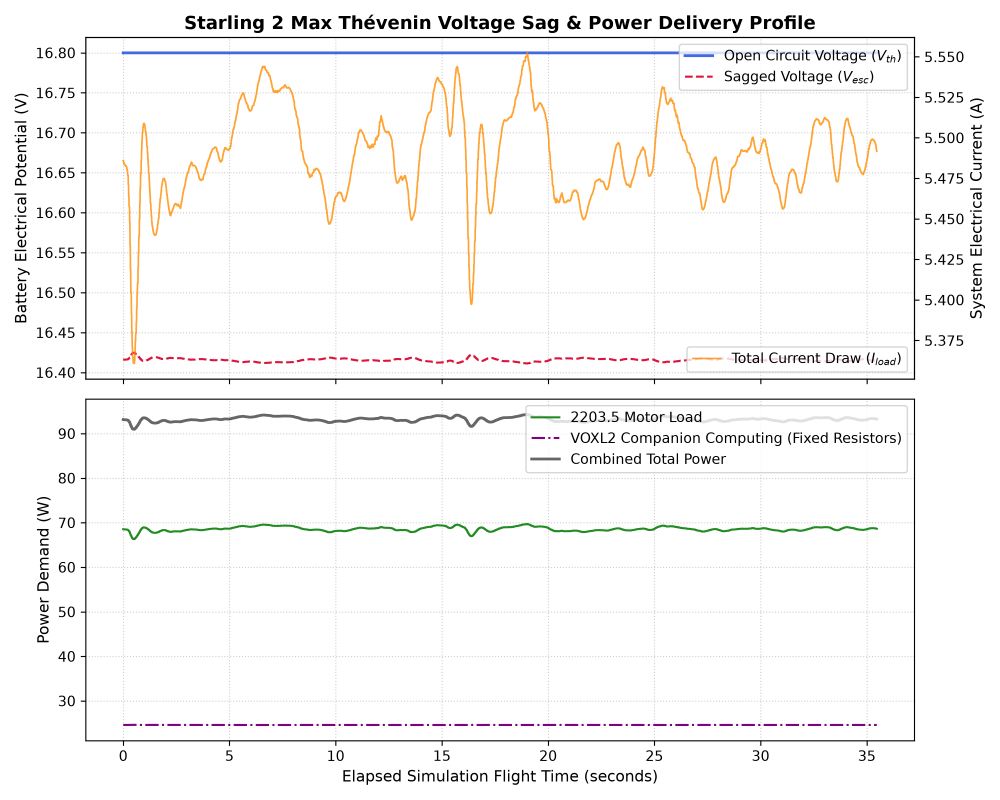
#> input picture Battery/battery_flight_analysis.png, 3000 x 2400 px (shown at 1/3 size)
$ python run_on_video.py ../../Battery/battery_flight_analysis.png
#> lines starting #> are read from the running program, lines starting #| are printed output that depends on the picture; after the words box and inside, x2 and y2 are one past the last pixel; in counts of white or black regions, pixels touching at a corner belong together
### vision/gate_cnn/nn_numpy.py
"""A small convolutional neural network written in plain NumPy.

Why NumPy? It trains in minutes on a laptop CPU, needs no GPU or PyTorch install,
and runs on the drone's companion computer with nothing but numpy. The layer math
is the same as torch.nn.Conv2d, so porting to PyTorch later is straightforward.

Layout is NHWC: (batch, height, width, channels).

Architecture (input 80 x 128 RGB, output 20 x 32 x 4 heatmaps):
    conv 3x3 stride 2   3 -> 16     80x128 -> 40x64
    conv 3x3 stride 2  16 -> 32     40x64  -> 20x32
    conv 3x3           32 -> 32
    conv 3x3 dil 2     32 -> 48     (dilation widens the view without shrinking the map)
    conv 3x3 dil 4     48 -> 48
    conv 1x1           48 -> 4      one heatmap per corner: TL, TR, BR, BL
Every conv except the last is followed by ReLU. ~60k parameters.
"""
import numpy as np

ARCH = [  # (in, out, kernel, stride, dilation, relu)
    (3, 16, 3, 2, 1, True),
    (16, 32, 3, 2, 1, True),
    (32, 32, 3, 1, 1, True),
    (32, 48, 3, 1, 2, True),
    (48, 48, 3, 1, 4, True),
    (48, 4, 1, 1, 1, False),
]


class Conv:
    def __init__(self, cin, cout, k, s, d, relu, rng):
        self.cin, self.cout, self.k, self.s, self.d, self.relu = cin, cout, k, s, d, relu
        self.p = d * (k - 1) // 2
        fan_in = cin * k * k
        self.W = (rng.standard_normal((k * k * cin, cout)) * np.sqrt(2 / fan_in)).astype(np.float32)
        self.b = np.zeros(cout, np.float32)

    def _shape(self, H, W):
        Ho = (H + 2 * self.p - self.d * (self.k - 1) - 1) // self.s + 1
        Wo = (W + 2 * self.p - self.d * (self.k - 1) - 1) // self.s + 1
        return Ho, Wo

    def forward(self, x, train=False):
        N, H, W, C = x.shape
        Ho, Wo = self._shape(H, W)
        k, s, d, p = self.k, self.s, self.d, self.p
        xp = np.pad(x, ((0, 0), (p, p), (p, p), (0, 0))) if p else x
        if k == 1:
            cols = xp[:, ::s, ::s, :].reshape(-1, C)
        else:
            cols = np.stack([xp[:, i * d:i * d + s * (Ho - 1) + 1:s, j * d:j * d + s * (Wo - 1) + 1:s, :]
                             for i in range(k) for j in range(k)], axis=3).reshape(-1, k * k * C)
        out = (cols @ self.W + self.b).reshape(N, Ho, Wo, self.cout)
        if self.relu:
            out = np.maximum(out, 0)
        if train:
            self.cache = (cols, xp.shape, out, (N, H, W, C, Ho, Wo))
        return out

    # [19 lines left out: function backward, not called in this run]


class GateNet:
    MEAN = np.array([40, 20, 40], np.float32)   # rough BGR mean of gate frames
    STD = 60.0

    def __init__(self, seed=0):
        rng = np.random.default_rng(seed)
        self.layers = [Conv(*a, rng) for a in ARCH]

    def preprocess(self, bgr_uint8_batch):
        return (bgr_uint8_batch.astype(np.float32) - self.MEAN) / self.STD

    def forward(self, x, train=False):
        for L in self.layers:
            x = L.forward(x, train)
        return x  # logits, (N, 20, 32, 4)

    def backward(self, g):
        for L in reversed(self.layers):
            g = L.backward(g)

    # [4 lines left out: function params, not called in this run]

    def n_params(self):
        return sum(getattr(L, n).size for L, n in self.params())

    def save(self, path):
        np.savez(path, **{f"{i}_{n}": getattr(L, n) for i, L in enumerate(self.layers) for n in ("W", "b")})

    @classmethod
    def load(cls, path):
        net = cls()
        z = np.load(path)
        for i, L in enumerate(net.layers):
            L.W, L.b = z[f"{i}_W"], z[f"{i}_b"]
        return net


class Adam:
    def __init__(self, net, lr=2e-3, b1=0.9, b2=0.999, wd=1e-5):
        self.net, self.lr, self.b1, self.b2, self.wd, self.t = net, lr, b1, b2, wd, 0
        self.state = {}

    # [12 lines left out: function step, not called in this run]


# ------------------------------------------------------------------ heatmap loss

def spatial_softmax(logits):
    """logits (N, h, w, 4) -> probabilities normalised over h*w for each corner."""
    N, h, w, K = logits.shape
    z = logits.reshape(N, h * w, K)
    z = z - z.max(1, keepdims=True)
    e = np.exp(z)
    return (e / e.sum(1, keepdims=True)).reshape(N, h, w, K)


# [9 lines left out: function heatmap_loss, not called in this run]

### vision/gate_cnn/detector.py
"""Gate detection API: drop this into the Isaac vision loop.

    from detector import GateCNN, estimate_pose
    cnn = GateCNN("gate_cnn.npz")
    corners, conf = cnn.detect(frame_bgr)          # 4 x 2 pixels (TL, TR, BR, BL), 4 confidences
    if conf.min() > 0.3:
        ok, t_cam, R_cam = estimate_pose(corners, K)  # gate centre in camera frame (metres)

`corners` come back in the pixel coordinates of whatever frame you pass in, at any
resolution, as long as its aspect ratio is about 60:36 (5:3). Pass K for that resolution.
The output plugs into the same PnP step the colour detector feeds today.
"""
import cv2
import numpy as np

import config as C
from nn_numpy import GateNet, spatial_softmax
from train import cell_to_img


class GateCNN:
    def __init__(self, weights="gate_cnn.npz"):
        self.net = GateNet.load(weights)

    def detect_batch(self, frames_bgr):
        """frames: list of BGR images. Returns corners (N,4,2) and confidence (N,4)."""
        h0, w0 = frames_bgr[0].shape[:2]
        x = np.stack([cv2.resize(f, (C.NET_W, C.NET_H), interpolation=cv2.INTER_AREA) for f in frames_bgr])
        p = spatial_softmax(self.net.forward(self.net.preprocess(x)))     # (N, 20, 32, 4)
        N, hh, hw, K = p.shape
        corners = np.zeros((N, K, 2))
        conf = np.zeros((N, K))
        for n in range(N):
            for k in range(K):
                pk = p[n, :, :, k]
                cy, cx = np.unravel_index(np.argmax(pk), pk.shape)
                y0, y1, x0, x1 = max(cy - 1, 0), min(cy + 2, hh), max(cx - 1, 0), min(cx + 2, hw)
                win = pk[y0:y1, x0:x1]
                ys, xs = np.mgrid[y0:y1, x0:x1]
                s = win.sum()
                corners[n, k] = cell_to_img(np.array([(win * xs).sum() / s, (win * ys).sum() / s]))
                conf[n, k] = s      # probability mass near the peak: ~1 = sure, ~0 = no corner seen
        corners *= [w0 / C.IMG_W, h0 / C.IMG_H]
        return corners, conf

    def detect(self, frame_bgr):
        c, p = self.detect_batch([frame_bgr])
        return c[0], p[0]


# [28 lines left out: functions fully_in_view, edges_on_gate, not called in this run]


def good_detection(frame_bgr, corners, conf, conf_min=0.45):
    """All checks in one place: confident, not edge-on, whole gate in view, sides lie on the gate."""
    sides = np.linalg.norm(corners - np.roll(corners, -1, axis=0), axis=1)
    not_edge_on = sides.min() > 0.04 * frame_bgr.shape[1]   # a gate seen edge-on is useless for PnP
    squarish = sides.min() / sides.max() > 0.3                # a single bar of a gate is long and thin
    return bool(conf.min() > conf_min and not_edge_on and squarish and fully_in_view(corners, frame_bgr.shape)
                and edges_on_gate(frame_bgr, corners) and is_hollow(frame_bgr, corners))


# [49 lines left out: functions is_hollow, refine_with_colour, estimate_pose, not called in this run]

### vision/gate_cnn/train.py
"""Train the gate corner CNN.

    python train.py                       # synthetic data only (what was used for the results)
    python train.py --real isaac_frames/  # also mix in labelled Isaac captures (see label_isaac.py)

Writes gate_cnn.npz (the weights) and train_log.csv.
"""
import argparse
import glob
import os
import time

import cv2
import numpy as np

import config as C
import render as R
from nn_numpy import GateNet, Adam, heatmap_loss

HH, HW = C.NET_H // C.NET_STRIDE, C.NET_W // C.NET_STRIDE   # 20 x 32
SIGMA = 0.8                                                  # target blob size, in heatmap cells
FLIP = [1, 0, 3, 2]  # horizontal flip swaps TL<->TR and BR<->BL


# [4 lines left out: function img_to_cell, not called in this run]


def cell_to_img(xy_cell):
    x_net = xy_cell * C.NET_STRIDE + (C.NET_STRIDE - 1) / 2
    return x_net * (C.IMG_W / C.NET_W) + 0.5


# [13 lines left out: function make_target, not called in this run]


def to_net(img):
    return cv2.resize(img, (C.NET_W, C.NET_H), interpolation=cv2.INTER_AREA)


# [83 lines left out: functions build_synthetic, load_real, batch, main, not called in this run]


# [2 lines that do not run on import are left out]

### vision/gate_cnn/baseline.py
"""Colour-threshold gate detector: the classic approach, used here as the comparison.

HSV threshold for purple -> largest blob -> simplify its outline to 4 corners.
This is the same idea as the team's current colour gate detector; thresholds are
generic, so tune HSV_LO / HSV_HI to your scene before comparing on real frames.
"""
import cv2
import numpy as np

HSV_LO = np.array([125, 80, 35])
HSV_HI = np.array([170, 255, 255])


def order_corners(pts):
    """Return 4 points as TL, TR, BR, BL (image y points down)."""
    c = pts.mean(0)
    ang = np.arctan2(pts[:, 1] - c[1], pts[:, 0] - c[0])
    pts = pts[np.argsort(ang)]                       # clockwise in image coords, starting near -180 deg
    start = np.argmin(np.abs(((np.arctan2(pts[:, 1] - c[1], pts[:, 0] - c[0]) + np.pi * 0.75 + np.pi)
                              % (2 * np.pi)) - np.pi))   # closest to the -135 deg (top-left) direction
    return np.roll(pts, -start, axis=0)


def detect(frame_bgr):
    """Returns (corners (4,2) or None, mask)."""
    hsv = cv2.cvtColor(frame_bgr, cv2.COLOR_BGR2HSV)
    mask = cv2.inRange(hsv, HSV_LO, HSV_HI)
    mask = cv2.morphologyEx(mask, cv2.MORPH_OPEN, np.ones((2, 2), np.uint8))
    cnts, _ = cv2.findContours(mask, cv2.RETR_EXTERNAL, cv2.CHAIN_APPROX_NONE)
    if not cnts:
        return None, mask
    cnt = max(cnts, key=cv2.contourArea)
    if cv2.contourArea(cnt) < 12:
        return None, mask
    hull = cv2.convexHull(cnt)
    peri = cv2.arcLength(hull, True)
    quad = None
    for eps in np.linspace(0.01, 0.12, 23):
        approx = cv2.approxPolyDP(hull, eps * peri, True)
        if len(approx) == 4:
            quad = approx.reshape(4, 2).astype(np.float64)
            break
    if quad is None:
        quad = cv2.boxPoints(cv2.minAreaRect(hull)).astype(np.float64)
    return order_corners(quad), mask

### vision/gate_cnn/run_on_video.py
"""Run the CNN (and the colour detector, for comparison) on a recorded Isaac video or a folder of frames.

    python run_on_video.py isaac_stage4_course_truth.webm --crop 70,58,635,345 --out isaac_test.mp4
    python run_on_video.py isaac_raw/ --out isaac_test.mp4

--crop x,y,w,h cuts the drone camera viewport out of a screen recording of the Isaac window.
(Raw camera frames saved straight from the sensor don't need it.)

Green = CNN + colour refine, red = color threshold alone. A detection is drawn only when the
CNN is confident and the whole gate is in view; otherwise the frame says "no full gate".
Pass --save-frames DIR to also save the cropped frames for label_isaac.py.
"""
import argparse
import glob
import os

import cv2
import numpy as np

import baseline
from detector import GateCNN, refine_with_colour, good_detection


def frames(src, crop, step):
    if os.path.isdir(src):
        for i, p in enumerate(sorted(glob.glob(os.path.join(src, "*.png")) + glob.glob(os.path.join(src, "*.jpg")))):
            if i % step == 0:
                yield cv2.imread(p)
        return
    cap = cv2.VideoCapture(src)
    i = 0
    while True:
        ok, f = cap.read()
        if not ok:
            break
        if i % step == 0:
            if crop:
                x, y, w, h = crop
                f = f[y:y + h, x:x + w]
            yield f
        i += 1


def main():
    ap = argparse.ArgumentParser()
    ap.add_argument("src")
    ap.add_argument("--crop", default=None)
    ap.add_argument("--out", default="isaac_test.mp4")
    ap.add_argument("--step", type=int, default=1, help="use every Nth frame")
    ap.add_argument("--fps", type=float, default=20)
    ap.add_argument("--conf", type=float, default=0.45)
    ap.add_argument("--save-frames", default=None)
    a = ap.parse_args()
    crop = [int(v) for v in a.crop.split(",")] if a.crop else None
    cnn = GateCNN(os.path.join(os.path.dirname(os.path.abspath(__file__)), "gate_cnn.npz"))
#> (reads vision/gate_cnn/gate_cnn.npz from the repository)
    if a.save_frames:
        os.makedirs(a.save_frames, exist_ok=True)
    writer, n, n_det, n_col = None, 0, 0, 0
    for f in frames(a.src, crop, a.step):
        if a.save_frames:
            cv2.imwrite(os.path.join(a.save_frames, f"frame_{n:05d}.png"), f)
        c, conf = cnn.detect(f)
#> in detect_batch, `h0, w0 = frames_bgr[0].shape[:2]`: h0 = 2400; w0 = 3000
#> the loop in forward, `for L in self.layers:` made 6 passes
#> pass 2, in forward (call 2), `cols = np.stack([xp[:, i * d:i * d + s * (Ho - 1) + 1:s, j * d:j * d +..`:
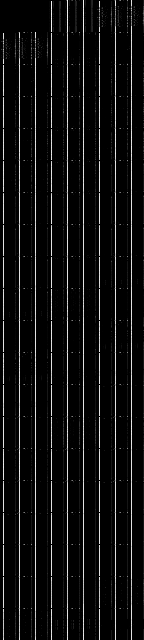
#> cols: shape (640, 144) float32; min 0, max 7.35, mean 0.44; drawn with min black and max white
#> pass 3, in forward (call 3), `cols = np.stack([xp[:, i * d:i * d + s * (Ho - 1) + 1:s, j * d:j * d +..`:
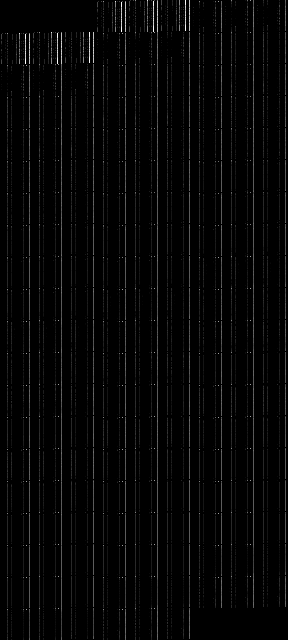
#> cols: shape (640, 288) float32; min 0, max 3.34, mean 0.0788; drawn with min black and max white
#> in spatial_softmax, `N, h, w, K = logits.shape`: N = 1; h = 20; w = 32; K = 4
#> in spatial_softmax, `z = logits.reshape(N, h * w, K)`: z = 640 rows, first 6: [-14.56, -17.82, -16.2, -10.74], [-15, -17.66, -14.52, -10.24], [-15.22, -16.33, -14.28, -11.7], [-15.72, -16.34, -13.37, -12.12], [-16.65, -16.95, -13.69, -13.21], [-16.36, -16.11, -13.37, -13.34]
#> in spatial_softmax, `z = z - z.max(1, keepdims=True)`: z = 640 rows, first 6: [0, -4.55, -5.3, -0.496], [-0.448, -4.4, -3.61, 0], [-0.669, -3.06, -3.38, -1.46], [-1.16, -3.07, -2.46, -1.87], [-2.1, -3.68, -2.79, -2.97], [-1.81, -2.84, -2.46, -3.1]
#> in spatial_softmax, `e = np.exp(z)`: e = 640 rows, first 6: [1, 0.0105, 0.00501, 0.609], [0.639, 0.0123, 0.0269, 1], [0.512, 0.0468, 0.0341, 0.233], [0.313, 0.0464, 0.0851, 0.154], [0.123, 0.0252, 0.0615, 0.0515], [0.164, 0.0583, 0.0852, 0.0452]
#> after the loop in detect_batch, `for n in range(N):`:
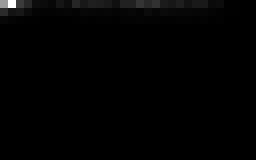
#> pk: shape (20, 32) float32 (shown 8 times larger); min 6.54e-07, max 0.175, mean 0.00156; drawn with min black and max white
#> after the loop in detect_batch, `for n in range(N):`: conf = [[0.0973, 0.255, 0.237, 0.38]]; corners = [[6.5, 3.98], [249.8, 4.34], [248.4, 4.08], [9.82, 4.74]]
#> in detect_batch, `corners *= [w0 / C.IMG_W, h0 / C.IMG_H]`: corners = [[76.12, 59.72], [2927.7, 65.03], [2910.6, 61.23], [115.1, 71.08]]
#> in detect, `c, p = self.detect_batch([frame_bgr])`: c has the same summary as corners in detect_batch; p = [[0.0973, 0.255, 0.237, 0.38]]
        good = good_detection(f, c, conf, a.conf)
        if good:
            c = refine_with_colour(f, c)
        b, _ = baseline.detect(f)
        v = f.copy()
        lw = max(2, f.shape[1] // 300)
        if b is not None:
            n_col += 1
            cv2.polylines(v, [np.round(b).astype(np.int32)], True, (60, 60, 255), lw, cv2.LINE_AA)
        if good:
            n_det += 1
            pts = np.round(c).astype(np.int32)
            cv2.polylines(v, [pts], True, (80, 255, 80), lw, cv2.LINE_AA)
            for k, p in enumerate(pts):
                cv2.circle(v, tuple(p), lw * 3, (80, 255, 80), -1, cv2.LINE_AA)
        label = f"CNN conf {conf.min():.2f}" + ("" if good else "  (no full gate)")
        cv2.putText(v, label, (10, f.shape[0] - 12), cv2.FONT_HERSHEY_SIMPLEX, 0.6, (240, 240, 240), 1, cv2.LINE_AA)
        strip = np.zeros((30, v.shape[1], 3), np.uint8)
        cv2.putText(strip, "green = CNN detection (passed all checks)    red = color threshold alone",
                    (10, 20), cv2.FONT_HERSHEY_SIMPLEX, 0.5, (230, 230, 230), 1, cv2.LINE_AA)
        v = np.vstack([v, strip])
        if writer is None:
            writer = cv2.VideoWriter("_tmp_raw.mp4", cv2.VideoWriter_fourcc(*"mp4v"), a.fps, (v.shape[1], v.shape[0]))
        writer.write(v)
        n += 1
    writer.release()
    import shutil, subprocess
    if shutil.which("ffmpeg"):
        subprocess.run(["ffmpeg", "-y", "-loglevel", "error", "-i", "_tmp_raw.mp4", "-c:v", "libx264", "-preset",
                        "veryfast", "-crf", "23", "-pix_fmt", "yuv420p", a.out], check=True)
        os.remove("_tmp_raw.mp4")
    else:
        os.replace("_tmp_raw.mp4", a.out)
    print(f"{n} frames -> {a.out}.  CNN full-gate detections: {n_det}.  colour blobs found: {n_col}")


if __name__ == "__main__":
    main()
#> in main, `c, conf = cnn.detect(f)`: c has the same summary as corners in detect_batch; conf = [0.0973, 0.255, 0.237, 0.38]
#> in main, f is the input picture: shape (2400, 3000, 3); mean B, G, R 245.8, 246.4, 247.3
#> in good_detection, `sides = np.linalg.norm(corners - np.roll(corners, -1, axis=0), axis=1)`: sides = [2851.6, 17.55, 2795.4, 40.63]
#> in good_detection, `not_edge_on = sides.min() > 0.04 * frame_bgr.shape[1]`: not_edge_on = False
#> in detect, `mask = cv2.inRange(hsv, HSV_LO, HSV_HI)`:
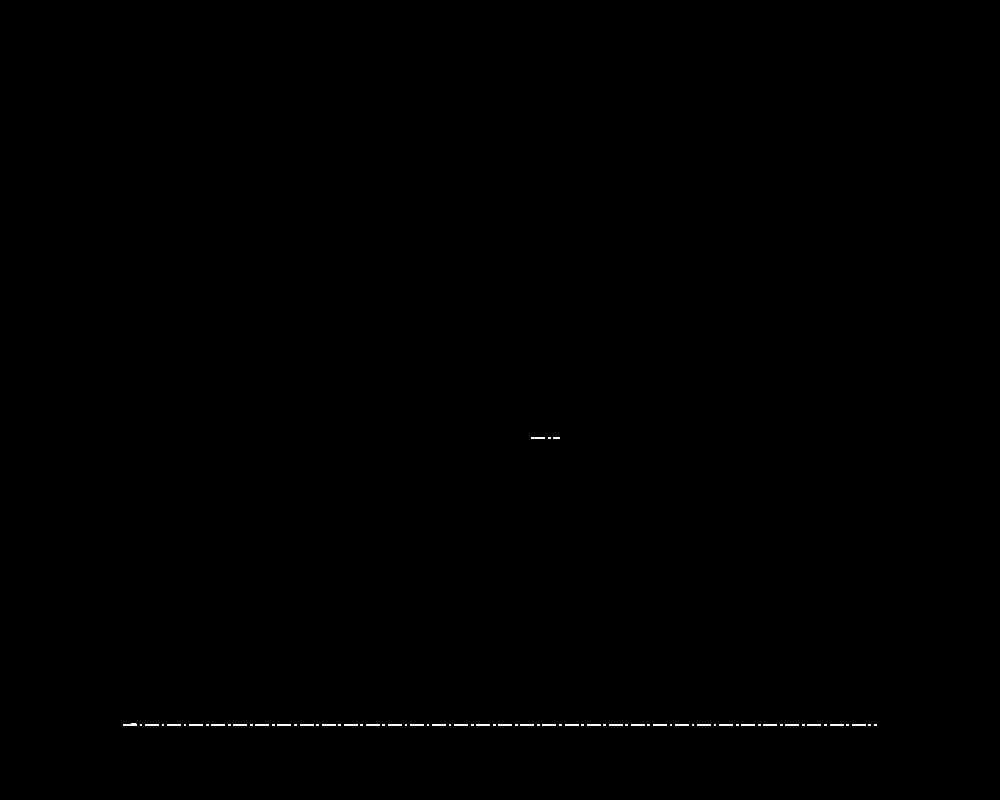
#> mask: shape (2400, 3000) (shown at 1/3 size); 0.14% white; 72 white regions, largest, box (x1, y1, x2, y2) and area: (370, 2171, 410, 2178) 256, (1595, 1311, 1635, 1317) 240, (436, 2172, 476, 2178) 240
#> in detect, `cnts, _ = cv2.findContours(mask, cv2.RETR_EXTERNAL, cv2.CHAIN_APPROX_N..`: cnts = 72 contours; largest, box (x1, y1, x2, y2) and area: (371, 2172, 411, 2179) 211, (2557, 2173, 2597, 2179) 195, (2491, 2173, 2531, 2179) 195, (2424, 2173, 2464, 2179) 195, (2358, 2173, 2398, 2179) 195
#> (the rest of the program and of its run is left out)
